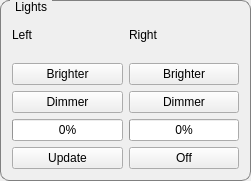
  <widget class="QGroupBox" name="lightsBox">
   <property name="geometry">
    <rect>
     <x>10</x>
     <y>330</y>
     <width>251</width>
     <height>181</height>
    </rect>
   </property>
   <property name="styleSheet">
    <string notr="true">QGroupBox {
    border: 1px solid gray;
    border-radius: 9px;
    margin-top: 0.5em;
}

QGroupBox::title {
    subcontrol-origin: margin;
    left: 10px;
    padding: 0 3px 0 3px;
}

</string>
   </property>
   <property name="title">
    <string>Lights</string>
   </property>
   <layout class="QGridLayout" name="gridLayout_4">
    <item row="1" column="0">
     <layout class="QVBoxLayout" name="left">
      <item>
       <widget class="QLabel" name="label_3">
        <property name="text">
         <string>Left</string>
        </property>
       </widget>
      </item>
      <item>
       <widget class="QPushButton" name="left_brighterButton">
        <property name="text">
         <string>Brighter</string>
        </property>
       </widget>
      </item>
      <item>
       <widget class="QPushButton" name="left_dimmerButton">
        <property name="text">
         <string>Dimmer</string>
        </property>
       </widget>
      </item>
      <item>
       <widget class="QProgressBar" name="left_powerProgress">
        <property name="value">
         <number>0</number>
        </property>
       </widget>
      </item>
     </layout>
    </item>
    <item row="1" column="1">
     <layout class="QVBoxLayout" name="right">
      <item>
       <widget class="QLabel" name="label_4">
        <property name="text">
         <string>Right</string>
        </property>
       </widget>
      </item>
      <item>
       <widget class="QPushButton" name="right_brighterButton">
        <property name="text">
         <string>Brighter</string>
        </property>
       </widget>
      </item>
      <item>
       <widget class="QPushButton" name="right_dimmerButton">
        <property name="text">
         <string>Dimmer</string>
        </property>
       </widget>
      </item>
      <item>
       <widget class="QProgressBar" name="right_powerProgress">
        <property name="value">
         <number>0</number>
        </property>
       </widget>
      </item>
     </layout>
    </item>
    <item row="2" column="0">
     <widget class="QPushButton" name="lights_updateButton">
      <property name="text">
       <string>Update</string>
      </property>
     </widget>
    </item>
    <item row="2" column="1">
     <widget class="QPushButton" name="lights_offButton">
      <property name="text">
       <string>Off</string>
      </property>
     </widget>
    </item>
   </layout>
  </widget>
